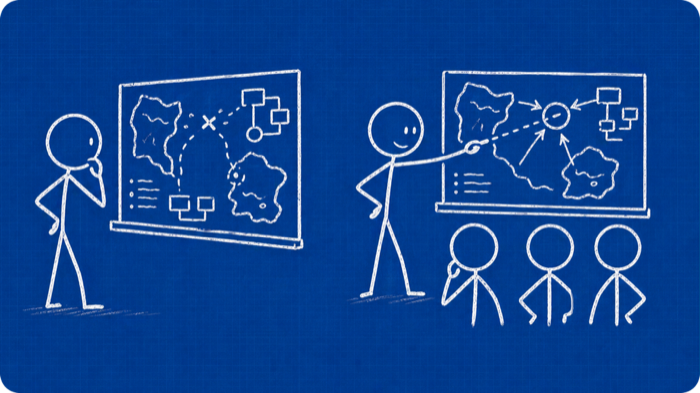
#> input picture assets/riasoc/09-data-lezen-of-keuze-leiden.png, 700 x 393 px
$ python combine_sides.py ../assets/riasoc/09-data-lezen-of-keuze-leiden.png ../assets/riasoc/01-fiets-repareren-of-fiets-uitleggen.png ../assets/riasoc/01-fiets-repareren-of-fiets-uitleggen.png ../assets/riasoc/01-fiets-repareren-of-fiets-uitleggen.png ../assets/riasoc/01-fiets-repareren-of-fiets-uitleggen.png
#> lines starting #> are read from the running program, lines starting #| are printed output that depends on the picture; after the words box and inside, x2 and y2 are one past the last pixel; in counts of white or black regions, pixels touching at a corner belong together
### tools/swap_sides.py
#!/usr/bin/env python3
"""Wissel de linker- en rechterscene van een RIASOC-vraagplaatje om.

Gebruik: swap_sides.py <bron.png> <doel.png>
De snede ligt in de lege band rond het midden; de afgeronde hoeken en de
achtergrondtint (lichte vignettering) blijven op hun plek.
"""
import sys
import numpy as np
from PIL import Image

def ink_columns(rgb):
    lum = rgb.astype(int).mean(axis=2)
    return (lum > np.median(lum) + 60)

def find_gap(rgb):
    col = ink_columns(rgb).sum(axis=0)
    W = rgb.shape[1]
    lo, hi = int(W * .3), int(W * .7)
    best, start = (0, 0, 0), None
    for x in range(lo, hi + 1):
        if x < hi and col[x] <= 1:
            if start is None:
                start = x
        elif start is not None:
            if x - start > best[0]:
                best = (x - start, start, x)
            start = None
    if best[0] < 12:
        raise SystemExit(f'geen schone band in het midden (breedte {best[0]} px)')
    return (best[1] + best[2]) // 2, best[0]

def column_tone(rgb, ink):
    """Mediane achtergrondkleur per kolom (zonder krijtlijnen), gladgestreken."""
    H, W, _ = rgb.shape
    prof = np.zeros((W, 3))
    for x in range(W):
        px = rgb[:, x][~ink[:, x]]
        prof[x] = np.median(px, axis=0) if len(px) else np.nan
    for c in range(3):
        v = prof[:, c]
        ok = ~np.isnan(v)
        v[~ok] = np.interp(np.flatnonzero(~ok), np.flatnonzero(ok), v[ok])
        k = 21
        pad = np.pad(v, k // 2, mode='edge')
        prof[:, c] = np.convolve(pad, np.ones(k) / k, mode='valid')
    return prof

# [25 lines left out: function swap, not called in this run]

# [3 lines that do not run on import are left out]

### tools/combine_sides.py
#!/usr/bin/env python3
"""Maak één vraagplaatje uit twee losse scènes van bestaande plaatjes.

Gebruik: combine_sides.py <bron_links.png> <L|R> <bron_rechts.png> <L|R> <doel.png>

De eerste bron levert de linkerscène van het nieuwe plaatje, de tweede de
rechterscène. L of R zegt welke helft van de bron wordt gebruikt. De
afgeronde hoeken en de achtergrondtint worden overgenomen van de eerste bron.
"""
import sys
import numpy as np
from PIL import Image
from swap_sides import ink_columns, find_gap, column_tone

def load(path):
    im = np.array(Image.open(path).convert('RGBA'))
    alpha, rgb = im[..., 3].copy(), im[..., :3].copy()
    H, W = alpha.shape
    for y in range(H):
        op = np.where(alpha[y] >= 250)[0]
        if not len(op):
            continue
        a, b = op[0], op[-1]
        if a > 0:
            rgb[y, :a] = rgb[y, a:2 * a][::-1]
        if b < W - 1:
            k = W - 1 - b
            rgb[y, b + 1:] = rgb[y, b - k + 1:b + 1][::-1]
    return rgb, alpha

def panel(rgb, side, width):
    """Knip een paneel van `width` kolommen rond de scène in de gekozen helft."""
    W = rgb.shape[1]
    g, _ = find_gap(rgb)
    ink = ink_columns(rgb).sum(axis=0)
    lo, hi = (0, g) if side == 'L' else (g, W)
    cols = np.where(ink[lo:hi] > 1)[0] + lo
    centre = (cols[0] + cols[-1]) // 2
    start = min(max(centre - width // 2, 0), W - width)
    window = np.arange(start, start + width)
    other = (window >= g) if side == 'L' else (window < g)
    if ink[window[other]].sum() > 2:  # schuif weg van de andere scène
        start = max(g - width, 0) if side == 'L' else min(g, W - width)
    if cols[0] < start or cols[-1] >= start + width:
        raise SystemExit('scène past niet in een half plaatje')
    return rgb[:, start:start + width]

def combine(left_src, left_side, right_src, right_side, dst):
    rgb_l, alpha = load(left_src)
#> in load, im is the input picture: shape (393, 700, 4); mean R, G, B, A 15.4, 68.9, 146.7, 254.7
#> in load, `alpha, rgb = im[..., 3].copy(), im[..., :3].copy()`:
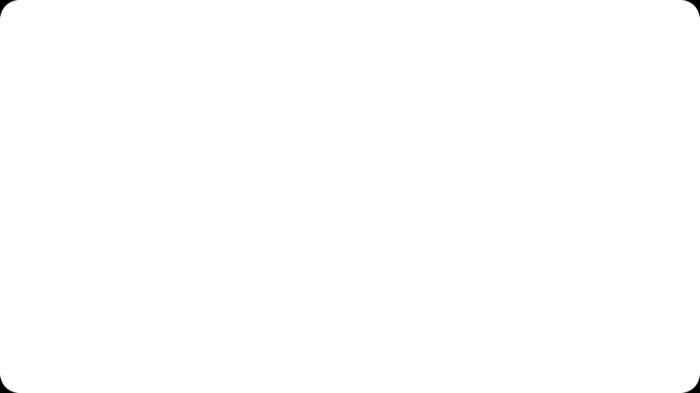
#> alpha: shape (393, 700); min 0, max 255, mean 254.7
#> the loop in load, `for y in range(H):` made 393 passes
#> (a, b, k) on passes 1 to 12: (19, 680, 19), (15, 684, 15), (12, 687, 12), (10, 689, 10), (8, 691, 8), (7, 692, 7), (6, 693, 6), (5, 694, 5), (4, 695, 4), (4, 695, 4), (3, 696, 3), (3, 696, 3)
#> (a, b) on passes 20 to 25: (0, 699), (0, 699), (0, 699), (0, 699), (0, 699), (0, 699)
#> after the loop in load, `for y in range(H):`:
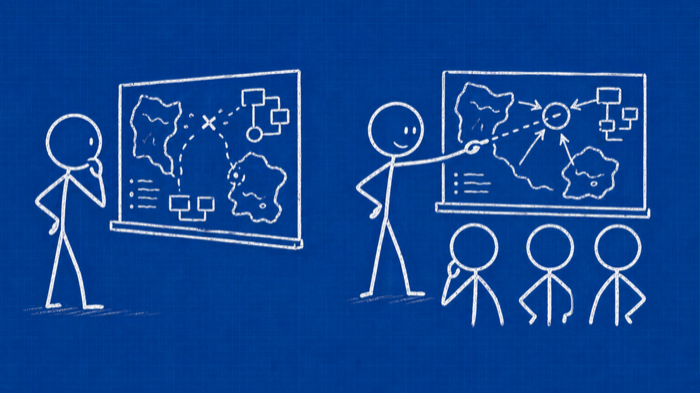
#> rgb: shape (393, 700, 3); mean R, G, B 15.4, 69, 146.8
    rgb_r, _ = load(right_src)
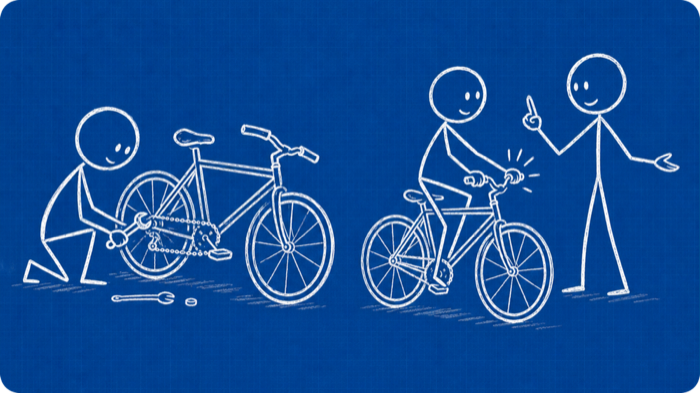
#> input picture assets/riasoc/01-fiets-repareren-of-fiets-uitleggen.png, 700 x 393 px
#> in load, im is the input picture: shape (393, 700, 4); mean R, G, B, A 18, 76.8, 150.6, 254.7
#> the loop in load (call 2), `for y in range(H):` made 393 passes
#> after the loop in load (call 2), `for y in range(H):`:
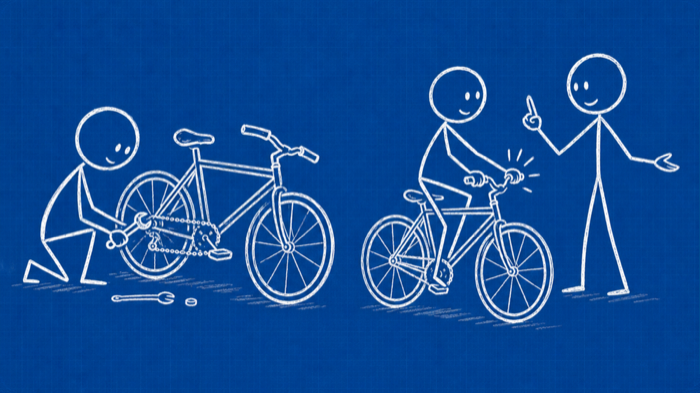
#> rgb: shape (393, 700, 3); mean R, G, B 18, 76.9, 150.7
    W = rgb_l.shape[1]
#> W = 700
    half = W // 2
#> half = 350
    new = np.concatenate([panel(rgb_l, left_side, half), panel(rgb_r, right_side, W - half)], axis=1)
#> in ink_columns, `return (lum > np.median(lum) + 60)`:
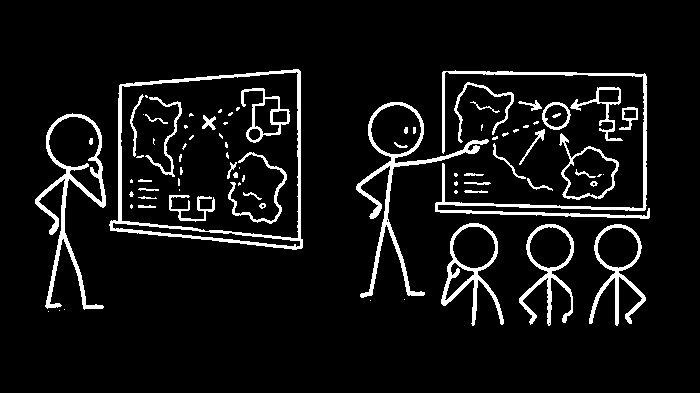
#> returned value: shape (393, 700) bool; 7.3% white; 83 white regions (41 under 20 px), largest, box (x1, y1, x2, y2) and area: (109, 69, 303, 250) 2914, (435, 70, 650, 219) 2818, (356, 102, 489, 298) 2413
#> in find_gap, `col = ink_columns(rgb).sum(axis=0)`: col = 700 values, max 178 at index 300, min 0 at index 0, mean 28.59
#> in panel, `g, _ = find_gap(rgb)`: g = 329
#> in panel, `ink = ink_columns(rgb).sum(axis=0)`: ink has the same summary as col in find_gap
#> in panel, `lo, hi = (0, g) if side == 'L' else (g, W)`: hi = 700
#> in panel, `cols = np.where(ink[lo:hi] > 1)[0] + lo`: cols = 294 values from 356 to 649
#> in panel, `centre = (cols[0] + cols[-1]) // 2`: centre = 502
#> in panel, `start = min(max(centre - width // 2, 0), W - width)`: start = 327
#> in ink_columns (call 3), `return (lum > np.median(lum) + 60)`: returned value: shape (393, 700) bool; 8.4% white; 63 white regions (35 under 20 px), largest, box (x1, y1, x2, y2) and area: (23, 124, 335, 305) 9221, (418, 66, 554, 324) 5753, (522, 53, 680, 296) 3068
    # Sommige bronnen hebben een lichte rand boven en onder; vervang die door
    # de gespiegelde rijen ernaast zodat de twee helften op elkaar aansluiten.
    edge = 5
    new[:edge] = new[edge:2 * edge][::-1]
#> new: shape (393, 700, 3); mean R, G, B 18.3, 74.2, 149.7
    new[-edge:] = new[-2 * edge:-edge][::-1]
#> new: shape (393, 700, 3); mean R, G, B 18.3, 74.2, 149.7
    tone_ref = column_tone(rgb_l, ink_columns(rgb_l))
#> in column_tone, `H, W, _ = rgb.shape`: H = 393; W = 700
#> after the loop in column_tone, `for x in range(W):`: prof = 700 rows, first 8: [1, 58, 139], [1, 60, 144], [0, 57, 140], [0, 57, 140], [0, 57, 140], [0, 57, 140], [0, 57, 140], [0, 57, 140]
#> after the loop in column_tone, `for c in range(3):`: prof = 700 rows, first 8: [0.619, 57.86, 139.8], [0.571, 57.86, 139.9], [0.524, 57.86, 139.9], [0.476, 57.86, 140], [0.429, 57.86, 140], [0.381, 57.81, 140], [0.333, 57.81, 140.1], [0.333, 58, 140.4]
#> tone_ref has the same summary as prof in column_tone
    tone_new = column_tone(new, ink_columns(new))
#> in ink_columns (call 6), `return (lum > np.median(lum) + 60)`:
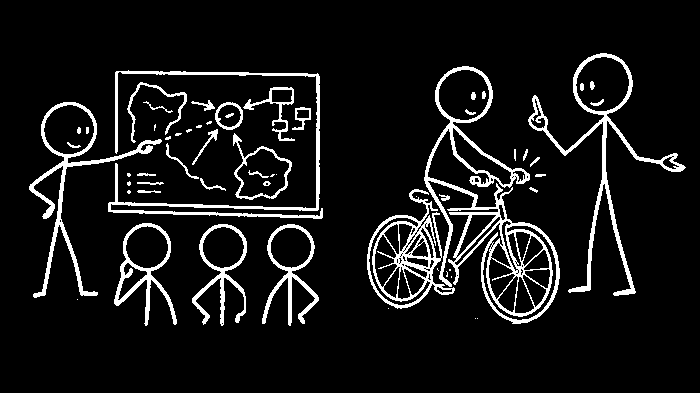
#> returned value: shape (393, 700) bool; 8.6% white; 59 white regions (20 under 20 px), largest, box (x1, y1, x2, y2) and area: (424, 66, 560, 324) 5791, (528, 53, 686, 296) 3082, (108, 70, 323, 219) 2775
#> after the loop in column_tone (call 2), `for x in range(W):`: prof = 700 rows, first 8: [1, 59, 143], [0, 59, 142], [0, 59, 142], [0, 58, 141], [0, 59, 142], [0, 59, 142], [1, 58, 142], [1, 60, 144]
#> after the loop in column_tone (call 2), `for c in range(3):`: prof = 700 rows, first 8: [0.667, 58.86, 142.5], [0.619, 58.81, 142.4], [0.571, 58.76, 142.2], [0.571, 58.81, 142.3], [0.571, 58.81, 142.2], [0.524, 58.76, 142.1], [0.476, 58.71, 142], [0.429, 58.62, 141.9]
#> tone_new has the same summary as prof in column_tone
    new = np.clip(new.astype(float) + (tone_ref - tone_new)[None, :, :], 0, 255).astype(np.uint8)
    Image.fromarray(np.dstack([new, alpha]), 'RGBA').save(dst, optimize=True)
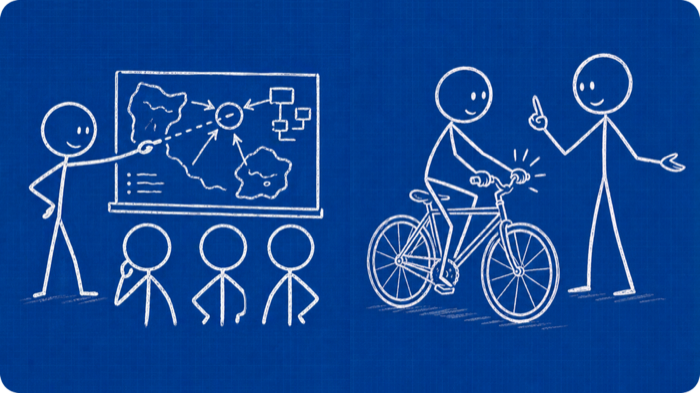
#> saved as 01-fiets-repareren-of-fiets-uitleggen.png: PIL image 700x393 RGBA; mean R, G, B, A 18, 70.4, 147.3, 254.7; transparent parts drawn white

if __name__ == '__main__':
    combine(*sys.argv[1:6])
    print('geschreven:', sys.argv[5])
